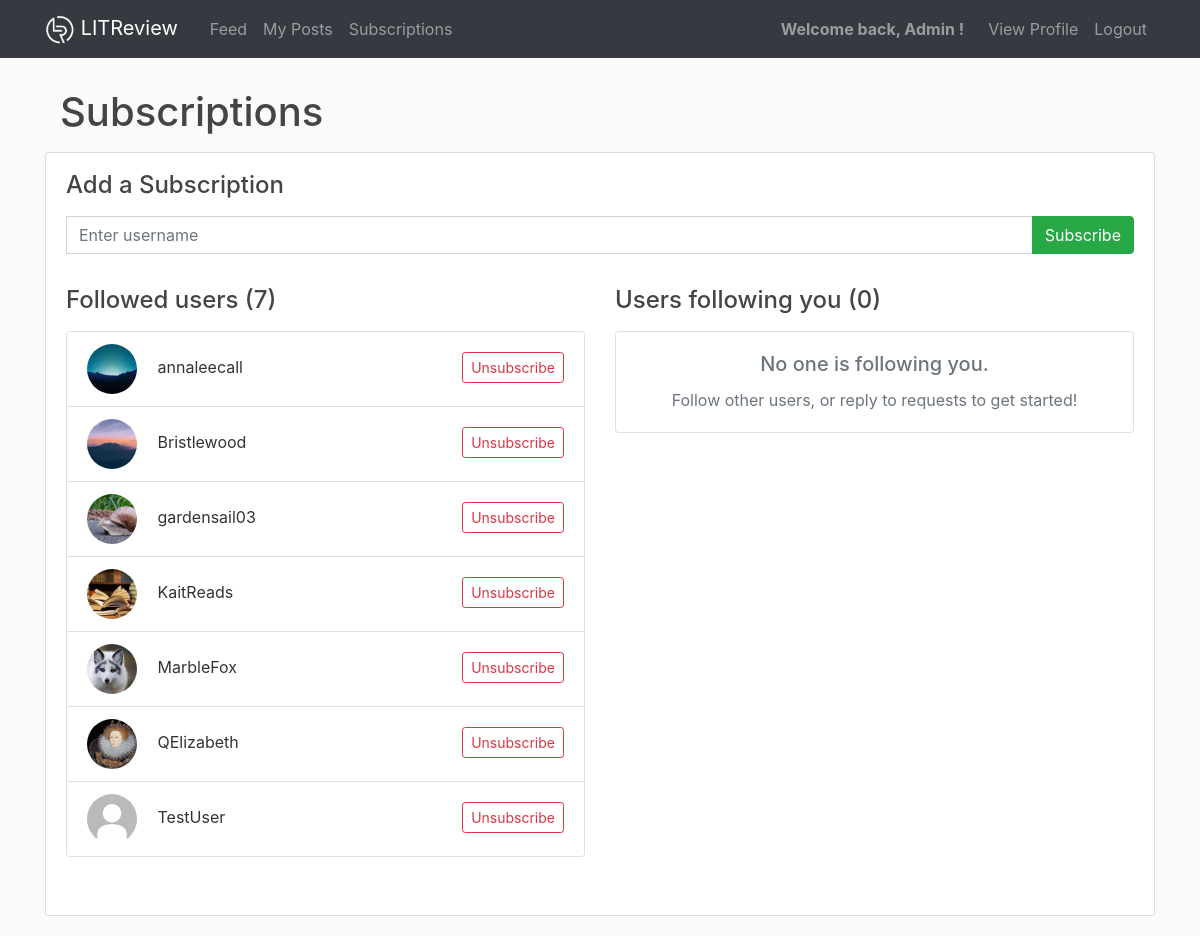
Page /subscriptions/ (signed in) on the committed database.
### users/models.py (models this page shows, shortened)
class UserFollow(models.Model):
    user = models.ForeignKey(
        to=settings.AUTH_USER_MODEL,
        on_delete=models.CASCADE,
        related_name='following'
    )
    followed_user = models.ForeignKey(
        to=settings.AUTH_USER_MODEL,
        on_delete=models.CASCADE,
        related_name='followed_by'
    )
    class Meta:
        unique_together = ('user', 'followed_user')

class Profile(models.Model):
    user = models.OneToOneField(User, on_delete=models.CASCADE)
    image = models.ImageField(default='default.jpg', upload_to='profile_pics')

### users/views.py (the view)
# urls.py: path('subscriptions/', views.subscriptions, name='subscriptions'),
@login_required
def subscriptions(request):
    if request.method == 'POST':
        form = SubscribeForm(request.POST)
        if form.is_valid():
            try:
                followed_user = User.objects.get(username=request.POST['followed_user'])
                if request.user == followed_user:
                    messages.error(request, 'You can\'t subscribe to yourself!')
                else:
                    try:
                        UserFollow.objects.create(user=request.user, followed_user=followed_user)
                        messages.success(request, f'You are now following {followed_user}!')
                    except IntegrityError:
                        messages.error(request, f'You are already following {followed_user}!')
            except User.DoesNotExist:
                messages.error(request, f'The user {form.data["followed_user"]} does not exist.')
    else:
        form = SubscribeForm()
    user_follows = UserFollow.objects.filter(user=request.user).order_by('followed_user')
    followed_by = UserFollow.objects.filter(followed_user=request.user).order_by('user')
    context = {
        'form': form,
        'user_follows': user_follows,
        'followed_by': followed_by,
        'title': 'Subscriptions',
    }
    return render(request, 'users/subscriptions.html', context)

### users/forms.py
class SubscribeForm(forms.Form):
    followed_user = forms.CharField(
        label=False,
        widget=forms.TextInput()
    )

### users/templates/users/subscriptions.html (shortened to what this page needs)
{% extends "reviews/_base.html" %}
{% load crispy_forms_tags %}
{% block content %}
<div class="container">
  <div class="row mb-2">
    <h1 class="col-8 py-2 mb-0">Subscriptions</h1>
  </div>
</div>
<div class="content-section">
  <h4 class="mb-3 mt-2">Add a Subscription</h4>
  <fieldset class="form-group mt-3">
    <form class="input-group mb-3" method="POST">
      <input class="form-control" id="followed_user" type="text" name="followed_user" placeholder="Enter username">
      <div class="input-group-append">
        <button class="btn btn-success" id="button-addon2" type="submit">Subscribe</button>
      </div>
    </form>
  </fieldset>
  <div class="row">
    <div class="col">
      <h4 class="mb-3">Followed users ({{ user_follows.count }})</h4>
      {% if user_follows %}
        <div class="card mb-5">
          <ul class="list-group list-group-flush">
            {% for follow in user_follows %}
              <li class="list-group-item">
                <p class="mb-0">
                  <img class="rounded-circle article-img" src="{{ follow.followed_user.profile.image.url }}"
                       style="height:50px; width:50px" alt="{{ follow.followed_user.username }} profile picture">
                  {{ follow.followed_user.username }}
                  <a class="btn btn-outline-danger btn-sm float-right mt-2" href="{% url 'confirm-unsub' follow.id %}">
                    Unsubscribe
                  </a>
                </p>
              </li>
            {% endfor %}
          </ul>
        </div>
      {% endif %}
    </div>
    <div class="col">
      <h4 class="mb-3">Users following you ({{ followed_by.count }})</h4>
      {% if followed_by %}
        <div class="card mb-4">
          <ul class="list-group list-group-flush">
            {% for follow in followed_by %}
              <li class="list-group-item">
                <p class="mb-0">
                  <img class="rounded-circle article-img" src="{{ follow.user.profile.image.url }}"
                       style="height:50px; width:50px" alt="{{ follow.user.username }} profile picture">
                  {{ follow.user.username }}
                </p>
              </li>
            {% endfor %}
          </ul>
        </div>
      {% elif not followed_by %}
        <div class="card text-center mb-5">
          <div class="card-body">
            <h5 class="card-title text-muted">No one is following you.</h5>
            <p class="card-text text-muted">Follow other users, or reply to requests to get started!</p>
          </div>
        </div>
      {% endif %}
    </div>
  </div>
</div>
{% endblock content %}

### reviews/templates/reviews/_base.html (shortened to what this page needs)
<!DOCTYPE html>
{% load static %}
<html lang="en">
<head>
  <link rel="stylesheet" href="https://cdn.jsdelivr.net/npm/bootstrap@4.6.1/dist/css/bootstrap.min.css"
>
  <link rel="stylesheet" href="https://cdn.jsdelivr.net/npm/bootstrap-icons@1.7.2/font/bootstrap-icons.css">
  <link rel="stylesheet" type="text/css" href="{% static 'reviews/css/main.css' %}?version=2">
</head>
<body>
  <header class="site-header">
    <nav class="navbar navbar-expand-md navbar-dark bg-dark fixed-top">
      <div class="container">
        <a class="navbar-brand mr-4" href="{% url 'reviews-feed' %}">
          <img src="{% static 'reviews/img/logo_w.png' %}" width="30" height="30" alt="LITReview logo">
          LITReview
        </a>
        <div class="collapse navbar-collapse" id="navbarToggle">
          <div class="navbar-nav mr-auto">
            {% if user.is_authenticated %}
              <a class="nav-item nav-link" href="{% url 'reviews-feed' %}">Feed</a>
              <a class="nav-item nav-link" href="{% url 'my-posts' %}">My Posts</a>
              <a class="nav-item nav-link" href="{% url 'subscriptions' %}">Subscriptions</a>
            {% endif %}
          </div>
          <div class="navbar-nav">
            {% if user.is_authenticated %}
              <span class="navbar-text mr-3"><strong>Welcome back, {{ user.username }} !</strong></span>
              <a class="nav-item nav-link" href="{% url 'profile' %}">View Profile</a>
              <a class="nav-item nav-link" href="{% url 'logout' %}">Logout</a>
            {% else %}
              <a class="nav-item nav-link" href="{% url 'login' %}">Login</a>
              <a class="nav-item nav-link" href="{% url 'register' %}">Register</a>
            {% endif %}
          </div>
        </div>
      </div>
    </nav>
  </header>
  <main role="main" class="container">
    <div class="row">
      <div class="col-lg">
        {% block content %}{% endblock %}
      </div>
    </div>
  </main>
</body>
</html>

### reviews/static/reviews/css/main.css (style rules this page uses)
body { background: #fafafa; color: #333333; margin-top: 5rem; }
h1, h2, h3, h4, h5, h6 { color: #444444; }
ul { margin: 0; }
.site-header { color: #ffffff; }
.content-section { background: #ffffff; padding: 10px 20px; border: 1px solid #dddddd; border-radius: 3px; margin-bottom: 20px; }
.article-img { height: 65px; width: 65px; margin-right: 16px; }

### rows in the picture
UserFollow: followed_user.profile.image (picture), followed_user.username "annaleecall"
UserFollow: followed_user.profile.image (picture), followed_user.username "Bristlewood"
UserFollow: followed_user.profile.image (picture), followed_user.username "gardensail03"
UserFollow: followed_user.profile.image (picture), followed_user.username "KaitReads"
UserFollow: followed_user.profile.image (picture), followed_user.username "MarbleFox"
UserFollow: followed_user.profile.image (picture), followed_user.username "QElizabeth"
UserFollow: followed_user.profile.image (placeholder picture), followed_user.username "TestUser"

### other values in the picture
{{ user.username }} "Admin"
{{ user_follows.count }} "7"
{{ followed_by.count }} "0"
